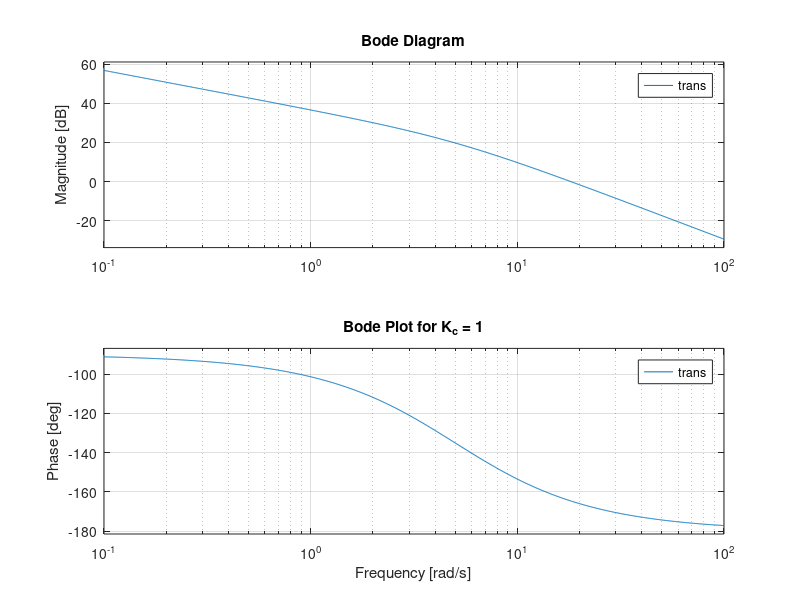
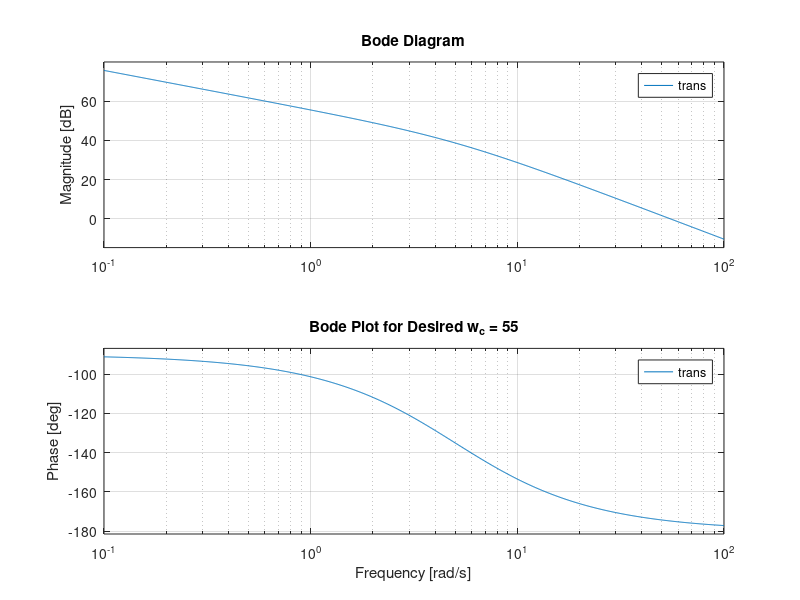
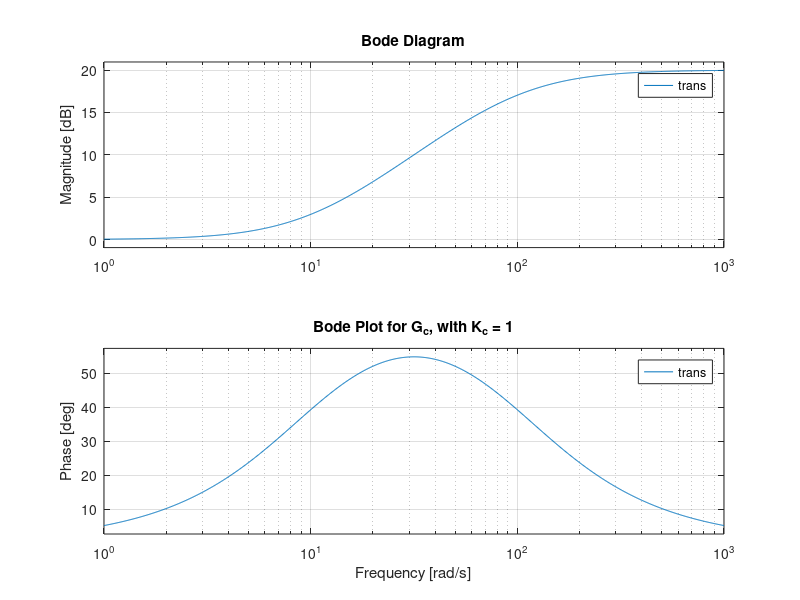
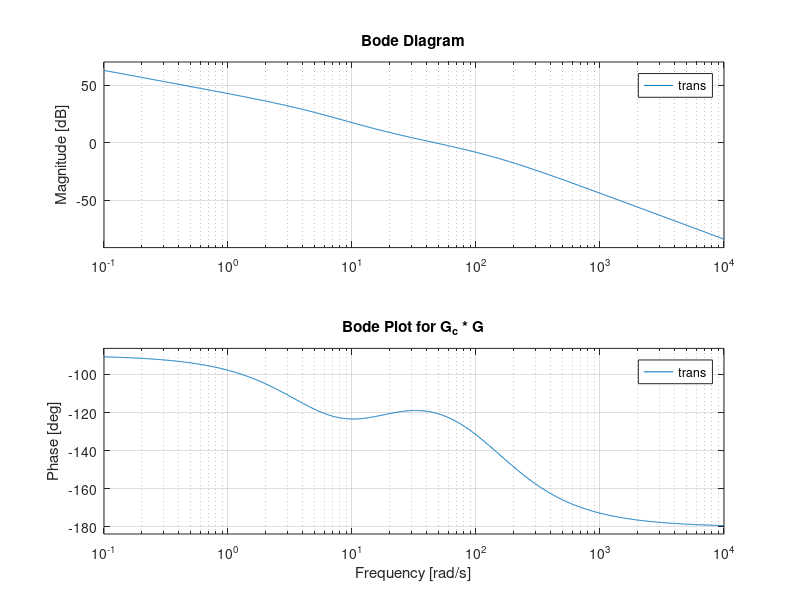

Write MATLAB code to recreate these figures, in order. (Note: this script raises an error after producing the figures.)
clear;
clc;
close all;

k_pot = 10/2/pi;
k = 18;
tao_m = 2/10;
k_amp = 2.4;

%% b
% for k_c = 1
k_c = 1;
trans = tf([k_c*k_pot*k_amp*k], [tao_m, 1, 0]);
figure
bode(trans)
title("Bode Plot for K_c = 1")
[g_m, p_m, w_cg, w_cp] = margin(trans);
fprintf("Gain Margin: %f\n", g_m)
fprintf("Phase Margin: %f\n", p_m)
fprintf("Gain Crossover Frequency: %f\n", w_cg)
fprintf("Phase Crossover Frequency: %f\n", w_cp)

% for w_c = 55
desired_wc = 55;
k_c = 1;
tolerance = 0.01;
max_iterations = 1000;
iteration = 0;
k_cs = [];
while iteration < max_iterations
    trans = tf([k_c*k_pot*k_amp*k], [tao_m, 1, 0]);
    [~, ~, ~, w_c] = margin(trans);
    if abs(w_c - desired_wc) < tolerance
        break;
    end
    k_c = k_c * (desired_wc / w_c);
    iteration = iteration + 1;
end
fprintf("K_c for desired w_c = %f: %f\n", desired_wc, k_c)
figure;
bode(trans)
title("Bode Plot for Desired w_c = 55")

%% c
k_c = 1;
trans = tf([0.1*k_c, k_c], [0.01, 1]);
figure;
bode(trans)
title("Bode Plot for G_c, with K_c = 1")

%% d
zeta = 0.5169;
w_n = 55.4049;
trans = tf([w_n^2], [1, 2*zeta*w_n, 0]);
[~, p_m, ~, w_cp] = margin(trans);
fprintf("G(s) = %f/(s^2 + %f*s)\n", w_n^2, 2*zeta*w_n)
fprintf("Phase Margin: %f\n", p_m)
fprintf("Phase Crossover Frequency: %f\n", w_cp)

k_pot = 10/2/pi;
k = 18;
tao_m = 2/10;
k_amp = 2.4;

tao_z = 0.068;
tao_p = 0.0073;
k_c = 2;
g_c = tf([tao_z, 1], [tao_p, 1]);
g = tf([k_c*k_pot*k_amp*k], [tao_m, 1, 0]);

trans = g_c * g;
figure;
bode(trans);
title("Bode Plot for G_c * G")
[~, p_m, ~, w_cp] = margin(trans);
fprintf("Phase Margin: %f\n", p_m)
fprintf("Phase Crossover Frequency: %f\n", w_cp)

trans = trans / (1 + trans);
figure;
step(trans)

info = stepinfo(trans);
fprintf("Rise Time: %f\n", info.RiseTime)
fprintf("Overshoot: %f%%\n", info.Overshoot)

figure;
rlocus(g_c * g);
title("Root Locus of G_c * G");

%% e
g_c = 0.4 * tf([1/2.3, 1], [1/92, 1]);
figure;
bode(g_c * g);
title("Bode Plot with new G_c");

figure;
step(g_c * g / (1 + g_c * g));
title("Step Response with new G_c");

info = stepinfo(g_c * g / (1 + g_c * g));
fprintf("Rise Time: %f\n", info.RiseTime)
fprintf("Overshoot: %f%%\n", info.Overshoot)